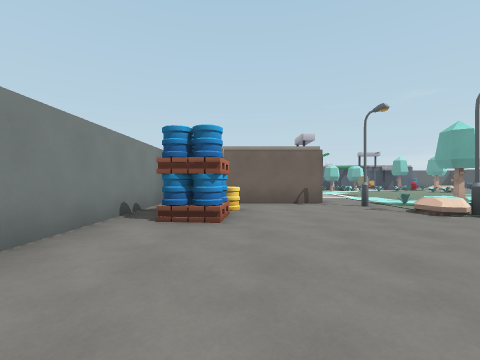
[1] (above)

24 first-person views from a walk through a 3-D level made in the Godot game engine. The camera is 1.3 m above the floor, looks level and sees 90° across. The floor is counted in squares, 2 m on a side. Each view is taken from the middle of a square. On the plan, view 1 faces up. The plan holds only what a view shows up to about 9 squares ahead; the rest is blank. Characters and animated objects are left out.

[2]
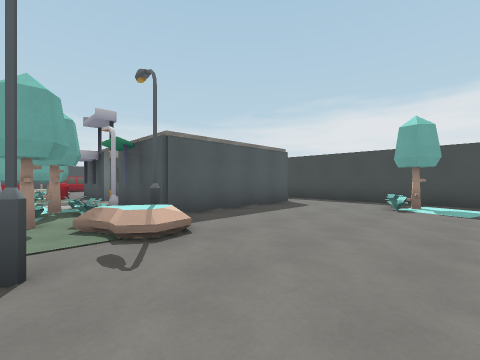

[3]
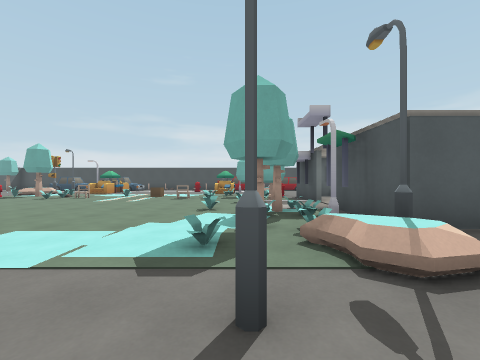

[4]
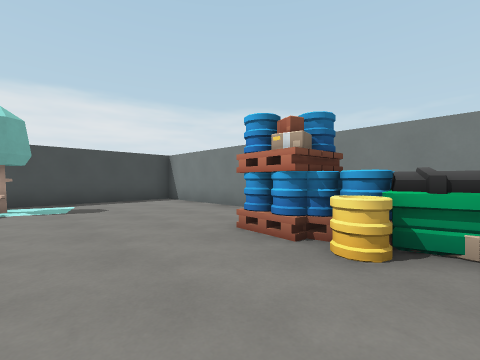

[5]
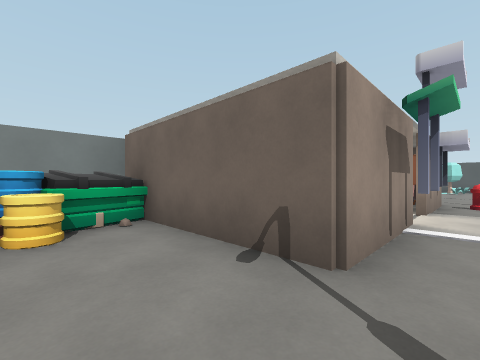

[6]
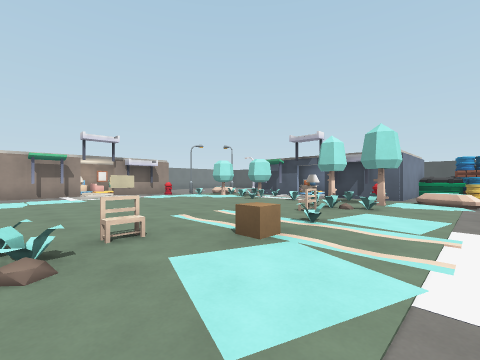

[7]
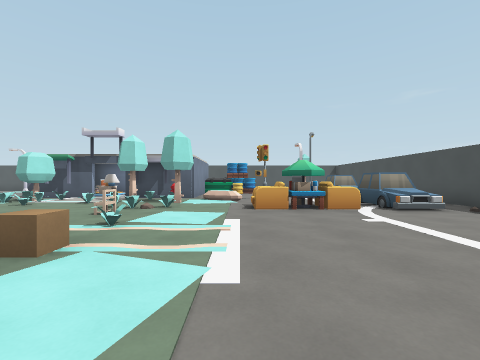

[8]
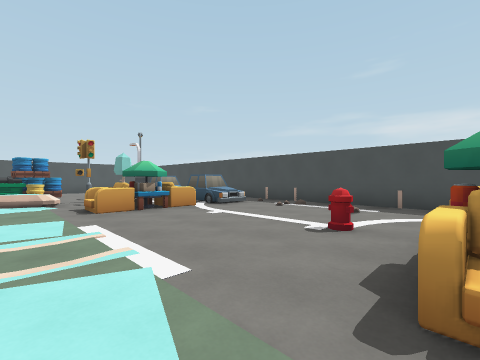

[9]
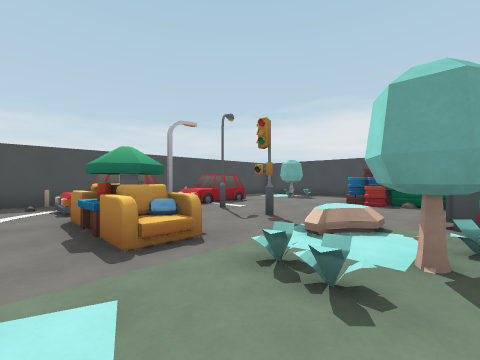

[10]
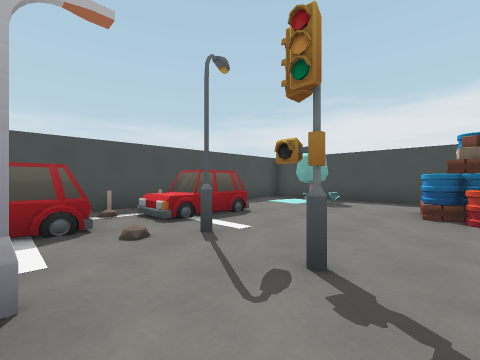

[11]
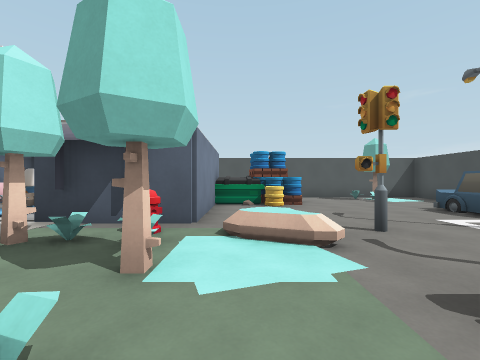

[12]
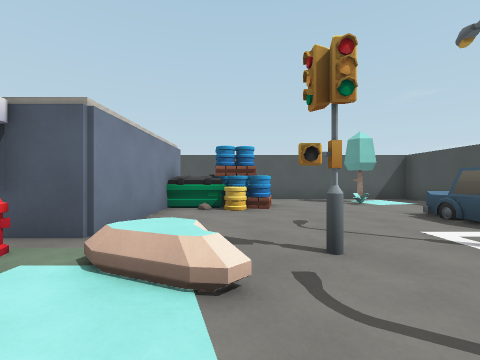

[13]
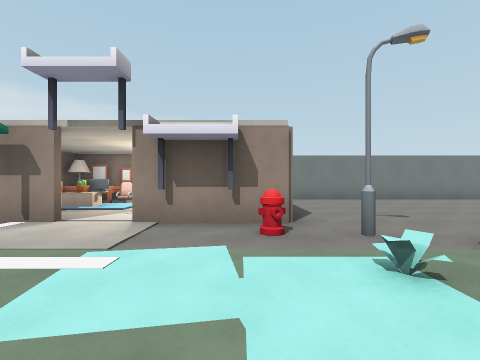

[14]
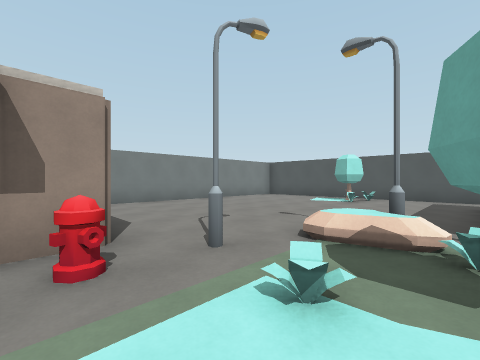

[15]
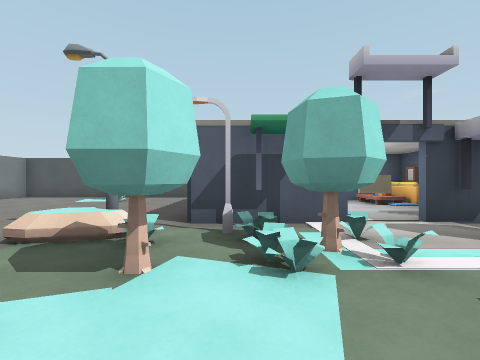

[16]
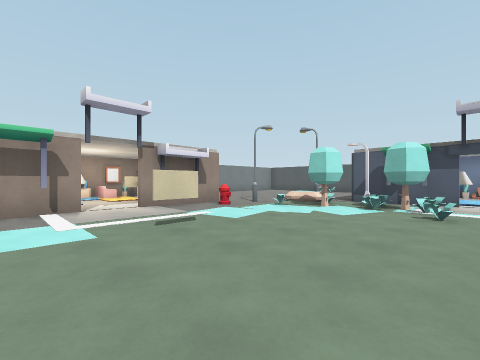

[17]
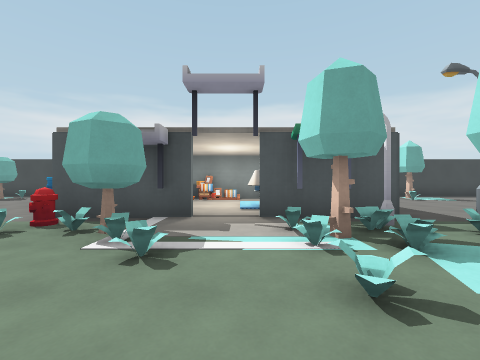

[18]
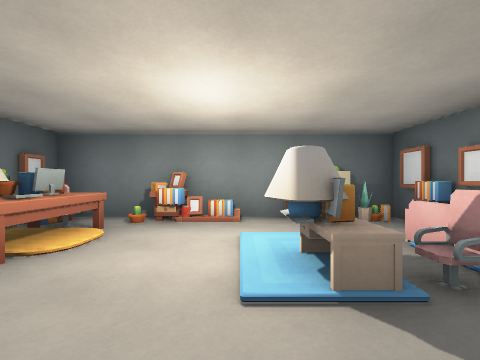

[19]
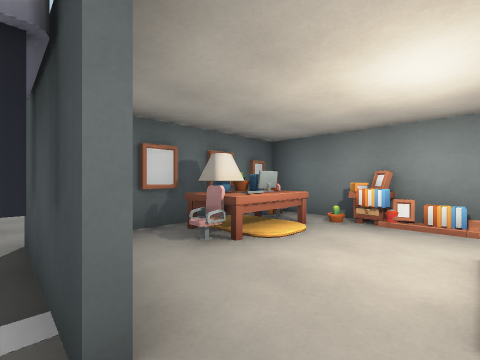

[20]
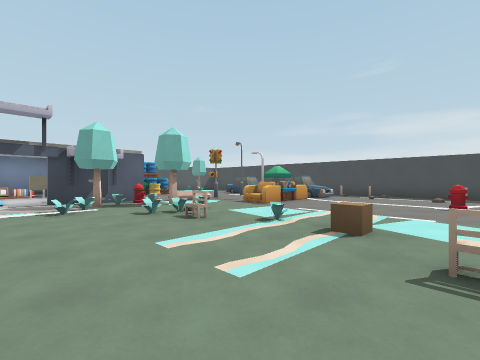

[21]
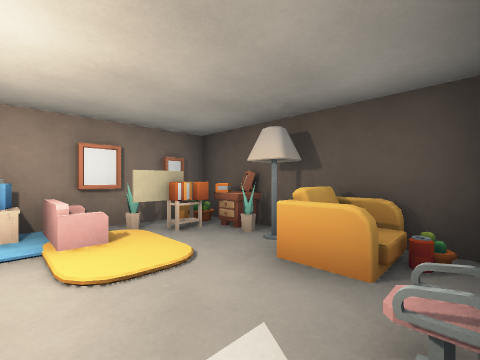

[22]
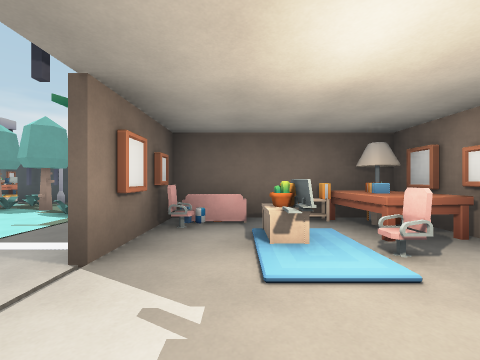

[23]
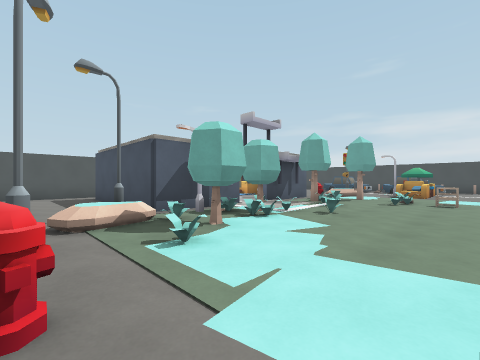

[24]
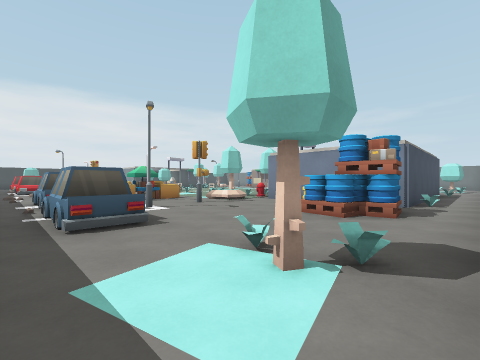

### Floor plan
Points are (right, up) in squares from view 1. A wall is a line through its corners. A room is listed if a view was taken in it or the views show most of it. See-through windows are left out.
Room 1 (views 1, 2, 3, 4, 5, 6, 7, 8, 9, 10, 11, 12, 13, 14, 15, 16, 17, 18, 19, 20, 21, 22, 23, 24)
walls: (5, 10.1) (5, 9.4); (7.8, 15.7) (5.2, 15.7) (5.2, 19.8); (2.3, 9.2) (2.3, 6.7) (1.4, 6.7); (8.8, 3.8) (11.4, 3.8); (2.3, 12.9) (2.3, 11.4); (2, 12.7) (-1.7, 12.7) (-1.7, 8); (1.4, 6.8) (2.2, 6.8) (2.2, 9.2); (13.8, 4.5) (14.2, 4.5); (5.2, 2.5) (5.2, 3.8) (7.8, 3.8); (11.3, 18.4) (11.3, 15.7) (8.8, 15.7); (11.2, 1.5) (11.2, 2.9); (5.3, 0.6) (5.3, -0.2); (6.8, 19.8) (10.9, 19.8); (10.6, 19.7) (7.5, 19.7); (7.5, -0.2) (10.5, -0.2); (5.2, -0.2) (5.2, 0.6); (-2.2, 6.9) (-2.2, -1.7) (6.1, -1.7); (5.6, 21.2) (1.4, 21.2); (13.5, -1.7) (18.1, -1.7); (18.7, 2.6) (18.7, 15.1); (18.7, 19.1) (18.7, 21.2) (11, 21.2); (-2.2, 21) (-2.2, 13.8); (18.7, -1.1) (18.7, 0.4)
ways out: gap at (16, 21)
objects: pallet (-1, 4); pallet (-1, 5); dumpster (-1, 6); lamp (-1, 7); books (-1, 8); chair (-1, 9); sofa (-1, 10); plant (-1, 11); books (-1, 12); barrel (0, 5); bookshelf (0, 6); books (0, 7); other object (0, 8); other object (0, 9); other object (0, 10); lamp (0, 11); cabinet (0, 12); sofa (1, 7); desk (1, 8); armchair (1, 12); tree (2, -1); chair (2, 8); chair (2, 11); tree (2, 20); streetlight (3, 6); other object (3, 12); streetlight (3, 14); streetlight (4, 4); rock (4, 5); streetlight (4, 14); rock (4, 15); other object (5, 1); tree (5, 6); tree (5, 14); plant (6, 0); other object (6, 1); chair (6, 3); bush (6, 5); bush (6, 14); other object (7, 0); books (7, 1); desk (7, 2); other object (7, 3); tree (7, 5); bush (7, 7); bush (7, 13); tree (7, 14) to (7, 15); other object (7, 17); other object (7, 18); lamp (8, 17); shelf (8, 19); books (9, -1); cabinet (9, 0); shelf (9, 1); lamp (9, 2); bush (9, 6); other object (10, 1); chair (10, 2); other object (10, 3); tree (10, 5); other object (10, 7); bench (10, 8); bush (10, 12); bush (10, 14); tree (10, 15); hydrant (11, 5); tree (11, 6) to (12, 6); box (11, 9); bush (11, 11); bench (11, 12); bush (11, 13); tree (11, 14); other object (11, 15); sofa (11, 19); other object (11, 21); dumpster (12, 1); dumpster (12, 19); pallet (13, 0); barrel (13, 1); rock (13, 5); rock (13, 15); barrel (13, 18); pallet (13, 19); pallet (13, 20); armchair (14, 7); armchair (14, 13); streetlight (15, 4); parasol (15, 6); armchair (15, 7); other object (15, 8); armchair (15, 13); streetlight (15, 15); tree (16, -1) to (17, 0); car (16, 6) to (17, 6); car (16, 12) to (17, 14); tree (16, 20); car (17, 3); car (17, 15) to (17, 17); other object (19, 4); other object (19, 8); other object (19, 12)

Positions as (right, up) in squares from view 1, and headings:
1: (0, 0), facing up
2: (1, 6), facing down-right
3: (2, 6), facing right
4: (2, 6), facing down-left
5: (3, 5), facing up-left
6: (13, 7), facing up-left
7: (13, 7), facing up
8: (12, 7), facing up-right
9: (11, 8), facing down-right
10: (13, 6), facing down-right
11: (12, 12), facing up
12: (13, 13), facing up
13: (6, 12), facing left
14: (5, 12), facing up-left
15: (6, 12), facing up
16: (8, 8), facing up-left
17: (8, 8), facing down
18: (8, 4), facing down
19: (8, 4), facing down-right
20: (8, 8), facing up-right
21: (2, 10), facing up-left
22: (1, 11), facing down
23: (3, 11), facing up-right
24: (18, 21), facing down-left
